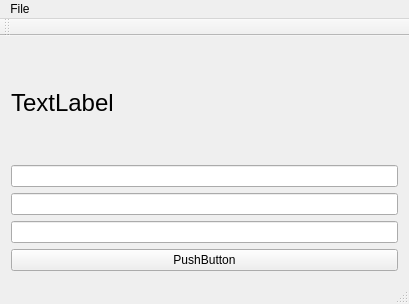
<?xml version="1.0" encoding="UTF-8"?>
<ui version="4.0">
 <class>MainWindow</class>
 <widget class="QMainWindow" name="MainWindow">
  <property name="geometry">
   <rect>
    <x>0</x>
    <y>0</y>
    <width>409</width>
    <height>304</height>
   </rect>
  </property>
  <property name="windowTitle">
   <string>MainWindow</string>
  </property>
  <widget class="QWidget" name="centralWidget">
   <layout class="QGridLayout" name="gridLayout">
    <item row="0" column="0">
     <widget class="QLabel" name="label">
      <property name="font">
       <font>
        <pointsize>18</pointsize>
       </font>
      </property>
      <property name="text">
       <string>TextLabel</string>
      </property>
     </widget>
    </item>
    <item row="1" column="0">
     <widget class="QLineEdit" name="lineEdit"/>
    </item>
    <item row="4" column="0">
     <widget class="QPushButton" name="pushButton">
      <property name="text">
       <string>PushButton</string>
      </property>
     </widget>
    </item>
    <item row="2" column="0">
     <widget class="QLineEdit" name="lineEdit_2"/>
    </item>
    <item row="3" column="0">
     <widget class="QLineEdit" name="lineEdit_3"/>
    </item>
   </layout>
  </widget>
  <widget class="QMenuBar" name="menuBar">
   <property name="geometry">
    <rect>
     <x>0</x>
     <y>0</y>
     <width>409</width>
     <height>21</height>
    </rect>
   </property>
   <widget class="QMenu" name="menuFile">
    <property name="title">
     <string>File</string>
    </property>
    <addaction name="actionOpen"/>
    <addaction name="actionSave"/>
   </widget>
   <addaction name="menuFile"/>
  </widget>
  <widget class="QToolBar" name="mainToolBar">
   <attribute name="toolBarArea">
    <enum>TopToolBarArea</enum>
   </attribute>
   <attribute name="toolBarBreak">
    <bool>false</bool>
   </attribute>
  </widget>
  <widget class="QStatusBar" name="statusBar"/>
  <action name="actionOpen">
   <property name="text">
    <string>Open</string>
   </property>
   <property name="shortcut">
    <string>Ctrl+O</string>
   </property>
  </action>
  <action name="actionSave">
   <property name="text">
    <string>Save</string>
   </property>
  </action>
 </widget>
 <layoutdefault spacing="6" margin="11"/>
 <resources/>
 <connections/>
</ui>
